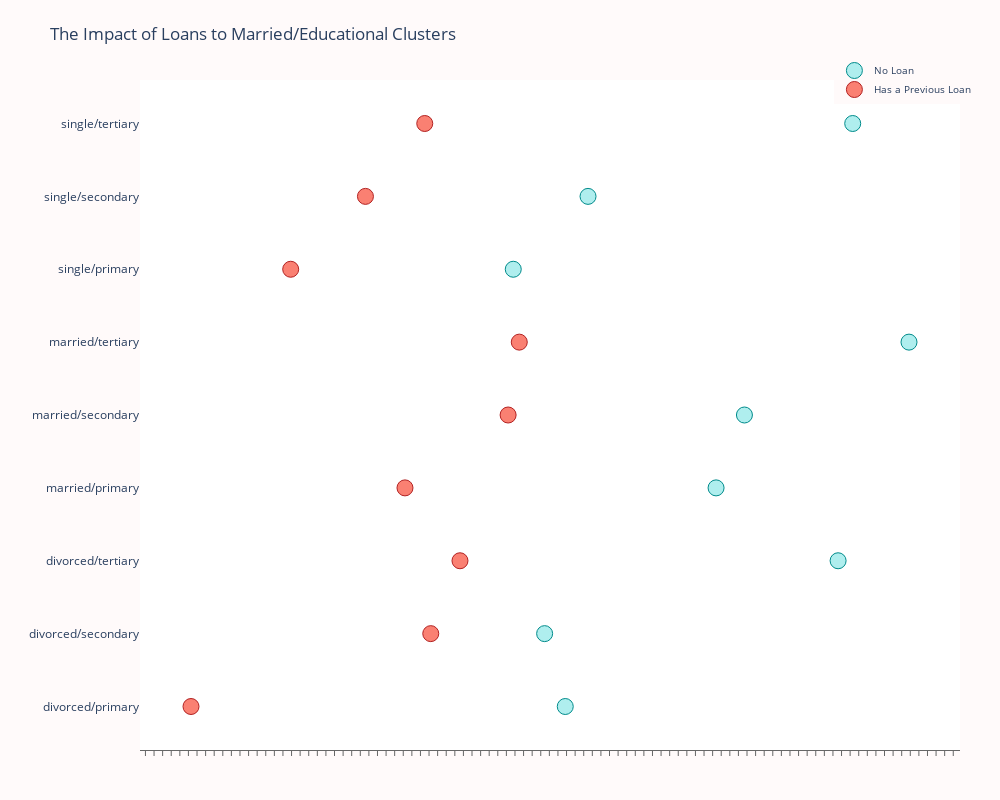

Notebook code cell kept with this figure:
### Code cell
# Let's see the group who had loans from the marital/education group

loan_balance = bank_data.groupby(['marital/education', 'loan'], as_index=False)['balance'].median()


no_loan = loan_balance['balance'].loc[loan_balance['loan'] == 'no'].values
has_loan = loan_balance['balance'].loc[loan_balance['loan'] == 'yes'].values


labels = loan_balance['marital/education'].unique().tolist()


trace0 = go.Scatter(
    x=no_loan,
    y=labels,
    mode='markers',
    name='No Loan',
    marker=dict(
        color='rgb(175,238,238)',
        line=dict(
            color='rgb(0,139,139)',
            width=1,
        ),
        symbol='circle',
        size=16,
    )
)
trace1 = go.Scatter(
    x=has_loan,
    y=labels,
    mode='markers',
    name='Has a Previous Loan',
    marker=dict(
        color='rgb(250,128,114)',
        line=dict(
            color='rgb(178,34,34)',
            width=1,
        ),
        symbol='circle',
        size=16,
    )
)

data = [trace0, trace1]
layout = go.Layout(
    title="The Impact of Loans to Married/Educational Clusters",
    xaxis=dict(
        showgrid=False,
        showline=True,
        linecolor='rgb(102, 102, 102)',
        titlefont=dict(
            color='rgb(204, 204, 204)'
        ),
        tickfont=dict(
            color='rgb(102, 102, 102)',
        ),
        showticklabels=False,
        dtick=10,
        ticks='outside',
        tickcolor='rgb(102, 102, 102)',
    ),
    margin=dict(
        l=140,
        r=40,
        b=50,
        t=80
    ),
    legend=dict(
        font=dict(
            size=10,
        ),
        yanchor='middle',
        xanchor='right',
    ),
    width=1000,
    height=800,
    paper_bgcolor='rgb(255,250,250)',
    plot_bgcolor='rgb(255,255,255)',
    hovermode='closest',
)
fig = go.Figure(data=data, layout=layout)
iplot(fig, filename='lowest-oecd-votes-cast')

### Figure 1 — Plotly figure (JSON) as saved in the notebook; plotly's stock layout.template omitted (floating-point values rounded to 4 significant figures)
{"data": [{"marker": {"color": "rgb(175,238,238)", "line": {"color": "rgb(0,139,139)", "width": 1}, "size": 16, "symbol": "circle"}, "mode": "markers", "name": "No Loan", "type": "scatter", "x": [498.5, 474.5, 816, 674, 707, 898.5, 438, 525, 833], "y": ["divorced/primary", "divorced/secondary", "divorced/tertiary", "married/primary", "married/secondary", "married/tertiary", "single/primary", "single/secondary", "single/tertiary"]}, {"marker": {"color": "rgb(250,128,114)", "line": {"color": "rgb(178,34,34)", "width": 1}, "size": 16, "symbol": "circle"}, "mode": "markers", "name": "Has a Previous Loan", "type": "scatter", "x": [63, 342, 376, 312, 432, 445, 179, 266, 335], "y": ["divorced/primary", "divorced/secondary", "divorced/tertiary", "married/primary", "married/secondary", "married/tertiary", "single/primary", "single/secondary", "single/tertiary"]}], "layout": {"height": 800, "hovermode": "closest", "legend": {"font": {"size": 10}, "xanchor": "right", "yanchor": "middle"}, "margin": {"b": 50, "l": 140, "r": 40, "t": 80}, "paper_bgcolor": "rgb(255,250,250)", "plot_bgcolor": "rgb(255,255,255)", "title": {"text": "The Impact of Loans to Married/Educational Clusters"}, "width": 1000, "xaxis": {"dtick": 10, "linecolor": "rgb(102, 102, 102)", "showgrid": false, "showline": true, "showticklabels": false, "tickcolor": "rgb(102, 102, 102)", "tickfont": {"color": "rgb(102, 102, 102)"}, "ticks": "outside", "title": {"font": {"color": "rgb(204, 204, 204)"}}}}}
